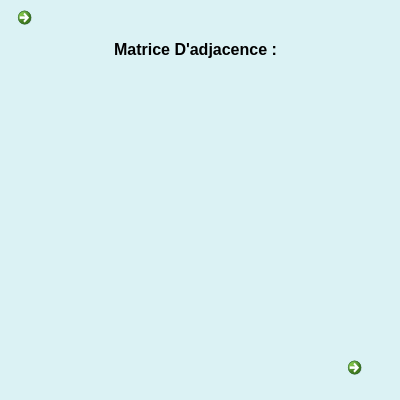
<?xml version="1.0" encoding="UTF-8"?>
<ui version="4.0">
 <class>Form</class>
 <widget class="QWidget" name="Form">
  <property name="windowModality">
   <enum>Qt::NonModal</enum>
  </property>
  <property name="geometry">
   <rect>
    <x>0</x>
    <y>0</y>
    <width>400</width>
    <height>400</height>
   </rect>
  </property>
  <property name="minimumSize">
   <size>
    <width>400</width>
    <height>400</height>
   </size>
  </property>
  <property name="maximumSize">
   <size>
    <width>400</width>
    <height>400</height>
   </size>
  </property>
  <property name="cursor">
   <cursorShape>PointingHandCursor</cursorShape>
  </property>
  <property name="windowTitle">
   <string>Matrice D'adjacent</string>
  </property>
  <property name="windowIcon">
   <iconset>
    <normaloff>imgs/icon.png</normaloff>imgs/icon.png</iconset>
  </property>
  <property name="windowOpacity">
   <double>1.000000000000000</double>
  </property>
  <property name="accessibleName">
   <string>bbbbb</string>
  </property>
  <property name="autoFillBackground">
   <bool>false</bool>
  </property>
  <property name="styleSheet">
   <string notr="true">background-color: rgb(219, 242, 244);</string>
  </property>
  <widget class="QLabel" name="label">
   <property name="geometry">
    <rect>
     <x>110</x>
     <y>40</y>
     <width>171</width>
     <height>20</height>
    </rect>
   </property>
   <property name="text">
    <string>&lt;html&gt;&lt;head/&gt;&lt;body&gt;&lt;p align=&quot;center&quot;&gt;&lt;span style=&quot; font-size:12pt; font-weight:600;&quot;&gt;Matrice D'adjacence :&lt;/span&gt;&lt;/p&gt;&lt;/body&gt;&lt;/html&gt;</string>
   </property>
  </widget>
  <widget class="QCommandLinkButton" name="iconavant">
   <property name="geometry">
    <rect>
     <x>340</x>
     <y>350</y>
     <width>51</width>
     <height>41</height>
    </rect>
   </property>
   <property name="text">
    <string/>
   </property>
   <property name="icon">
    <iconset>
     <normaloff>imgs/iconavant.jpg</normaloff>imgs/iconavant.jpg</iconset>
   </property>
   <property name="iconSize">
    <size>
     <width>30</width>
     <height>30</height>
    </size>
   </property>
  </widget>
  <widget class="QCommandLinkButton" name="iconrevenir">
   <property name="geometry">
    <rect>
     <x>10</x>
     <y>0</y>
     <width>41</width>
     <height>41</height>
    </rect>
   </property>
   <property name="layoutDirection">
    <enum>Qt::LeftToRight</enum>
   </property>
   <property name="text">
    <string/>
   </property>
   <property name="icon">
    <iconset>
     <normaloff>imgs/iconrevenir.webp</normaloff>imgs/iconrevenir.webp</iconset>
   </property>
   <property name="iconSize">
    <size>
     <width>30</width>
     <height>30</height>
    </size>
   </property>
  </widget>
  <widget class="QTableWidget" name="matrice">
   <property name="geometry">
    <rect>
     <x>50</x>
     <y>70</y>
     <width>281</width>
     <height>301</height>
    </rect>
   </property>
   <property name="frameShape">
    <enum>QFrame::NoFrame</enum>
   </property>
   <property name="lineWidth">
    <number>1</number>
   </property>
  </widget>
 </widget>
 <resources/>
 <connections/>
</ui>
